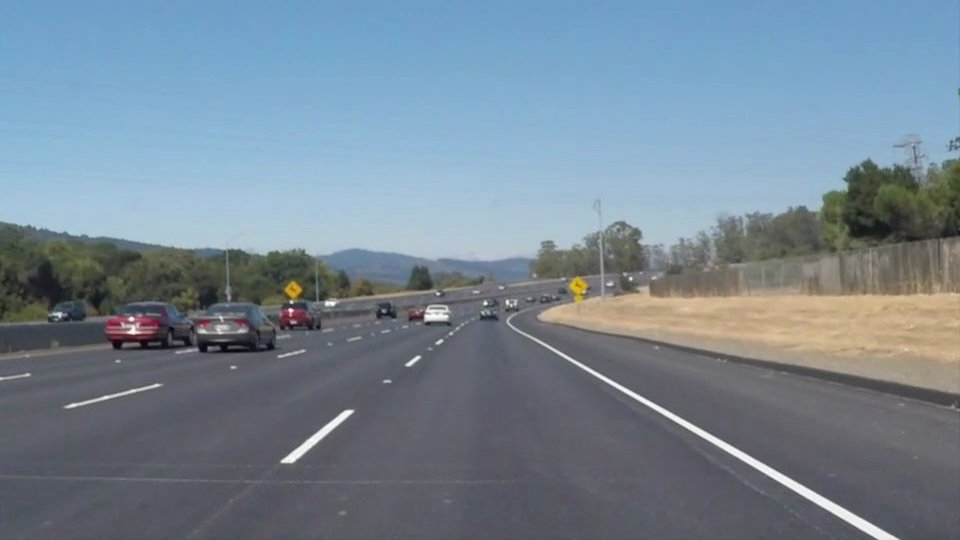
#> input picture CarND-LaneLines-P1/test_images/solidWhiteCurve.jpg, 960 x 540 px; its folder holds 4 pictures in this run
$ jupyter execute --allow-errors Project1.ipynb   (shell and % lines are left out)
#> lines starting #> are read from the running program, lines starting #| are printed output that depends on the picture
## Connect to Google gdrive

[cell 1]
from google.colab import drive
drive.mount('/content/gdrive')

## Download code from github

[cell 2]
cd SelfDrivingCar/CarND-LaneLines-P1/

## Import packages

[cell 3]
import matplotlib.pyplot as plt
import matplotlib.image as mpimg
import numpy as np
import glob
import cv2
import os

## Data visualization

[cell 4]
#loop through all the images
def show_all_images(images):
    plt.figure(figsize=(10,10))
    for i, image in enumerate(images):
        plt.subplot(3, 2, i+1)
        plt.grid("off")
        plt.imshow(image)
    plt.tight_layout(pad=0, h_pad=0, w_pad=0)
    plt.show()

[cell 5]
test_images = [plt.imread(path) for path in glob.glob('test_images/*.jpg')]
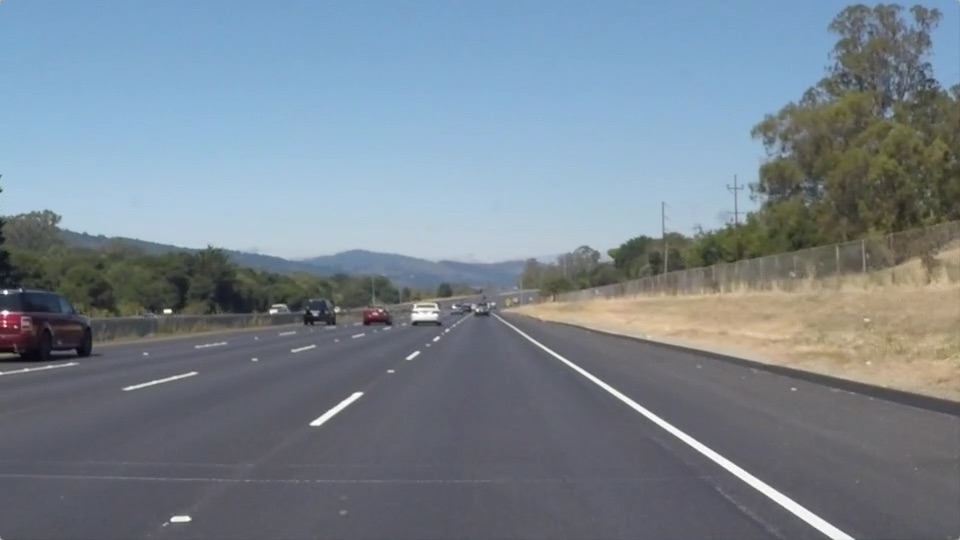
#> input picture CarND-LaneLines-P1/test_images/solidWhiteRight.jpg, 960 x 540 px
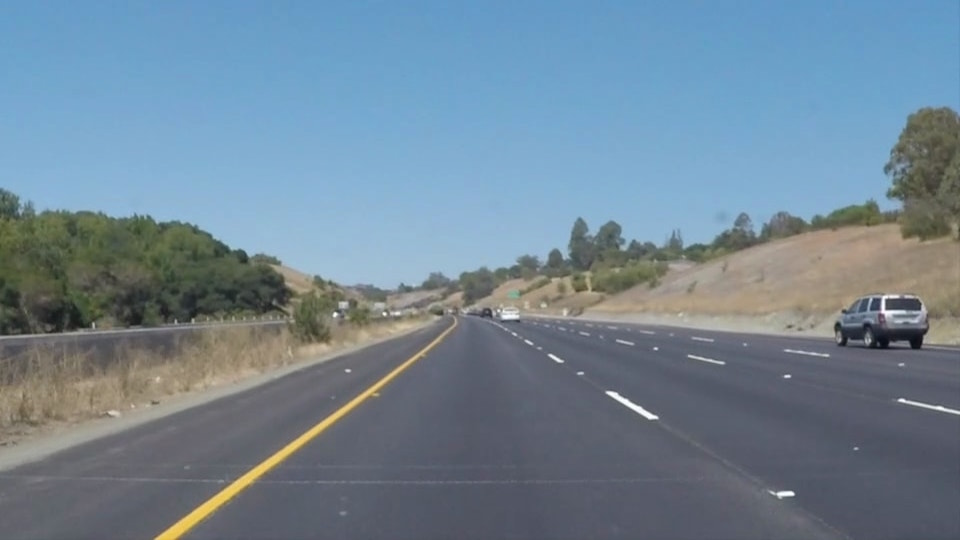
#> input picture CarND-LaneLines-P1/test_images/solidYellowCurve.jpg, 960 x 540 px
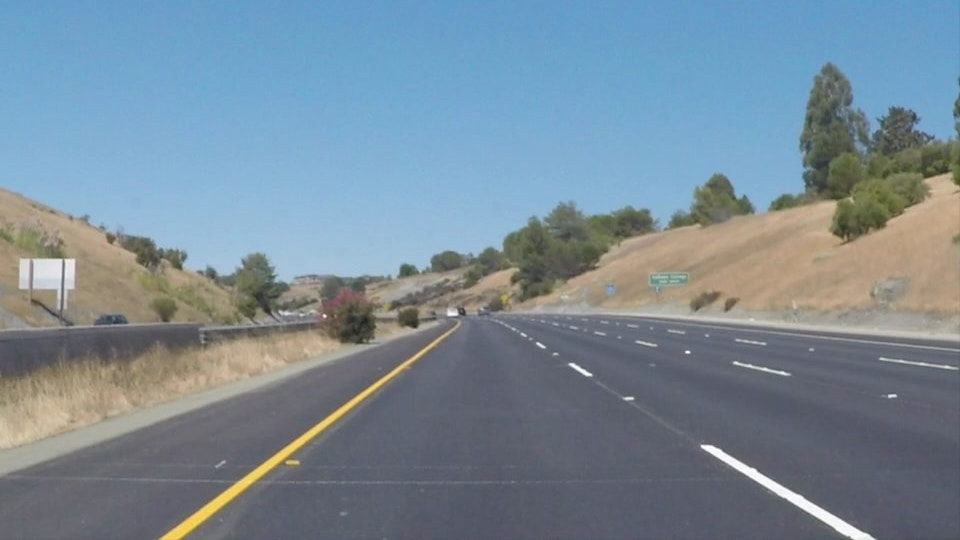
#> input picture CarND-LaneLines-P1/test_images/solidYellowCurve2.jpg, 960 x 540 px
#> test_images = 4 items
show_all_images(test_images)
#> the loop in show_all_images, `for i, image in enumerate(images):` made 4 passes
#> in show_all_images, `plt.show()`:
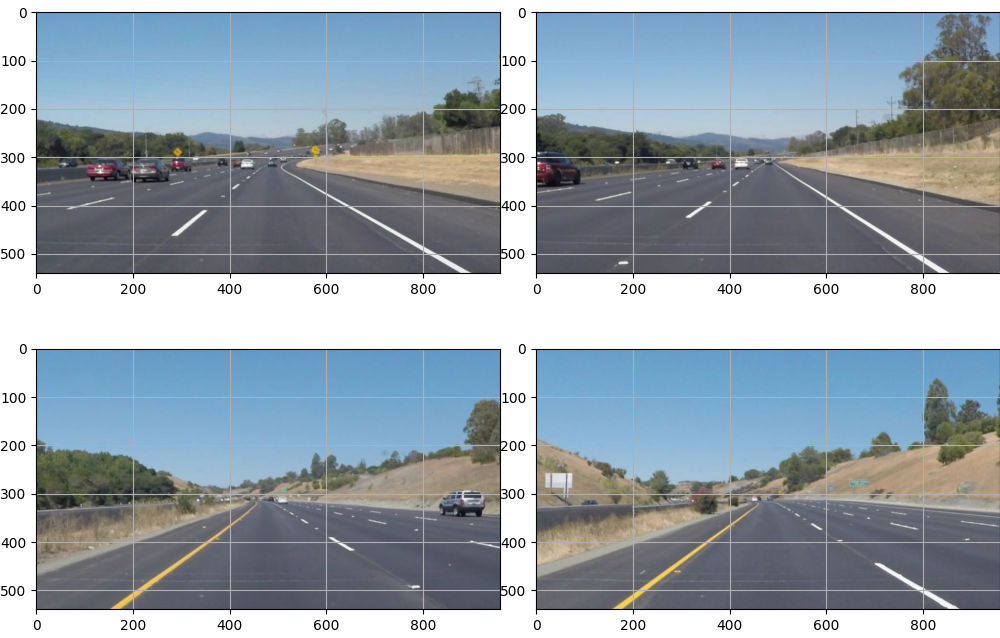
#> figure drawn by matplotlib, 4 panels
